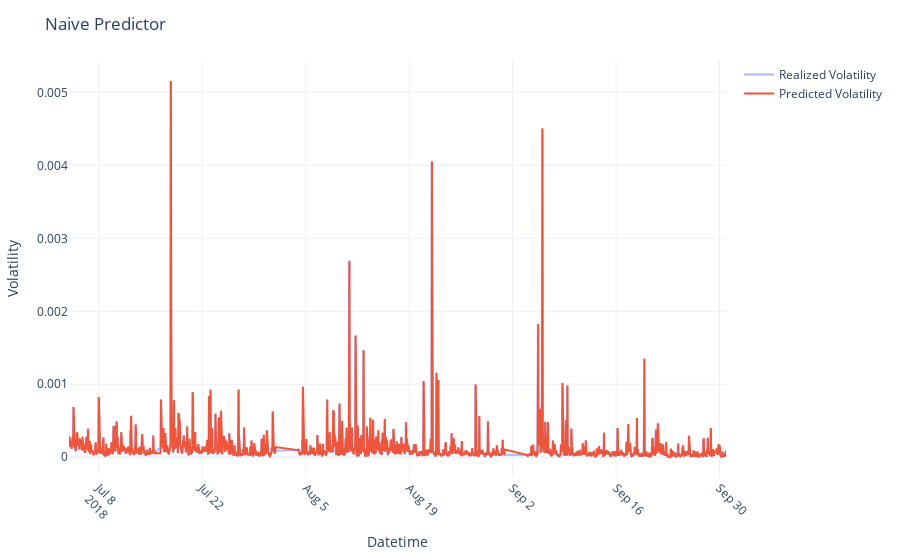

The cell this chart's notebook holds for it:
### Code cell
plot_preds(
    preds_dataframe=naive_pred,
    model_name="Naive Predictor",
    test_vols=test_vols,
    naive=True,
)

### Figure 1 — Plotly figure (JSON) as saved in the notebook; plotly's stock layout.template omitted (floating-point values rounded to 4 significant figures; data arrays with more than 128 entries replaced by an {"elided": "..."} marker saying what was removed)
{"data": [{"mode": "lines", "name": "Realized Volatility", "opacity": 0.5, "type": "scatter", "x": {"elided": "1958 str values"}, "y": {"elided": "1958 float values"}}, {"mode": "lines", "name": "Predicted Volatility", "type": "scatter", "x": {"elided": "1958 str values"}, "y": {"elided": "1958 float values"}}], "layout": {"autosize": true, "margin": {"b": 60, "l": 60, "r": 30, "t": 60}, "title": {"text": "Naive Predictor"}, "xaxis": {"autorange": true, "nticks": 10, "range": ["2018-07-03 23:00", "2018-09-30 21:00"], "tickangle": 45, "title": {"text": "Datetime"}, "type": "date"}, "yaxis": {"autorange": true, "range": [-0.0002843, 0.005443], "title": {"text": "Volatility"}, "type": "linear"}}}
